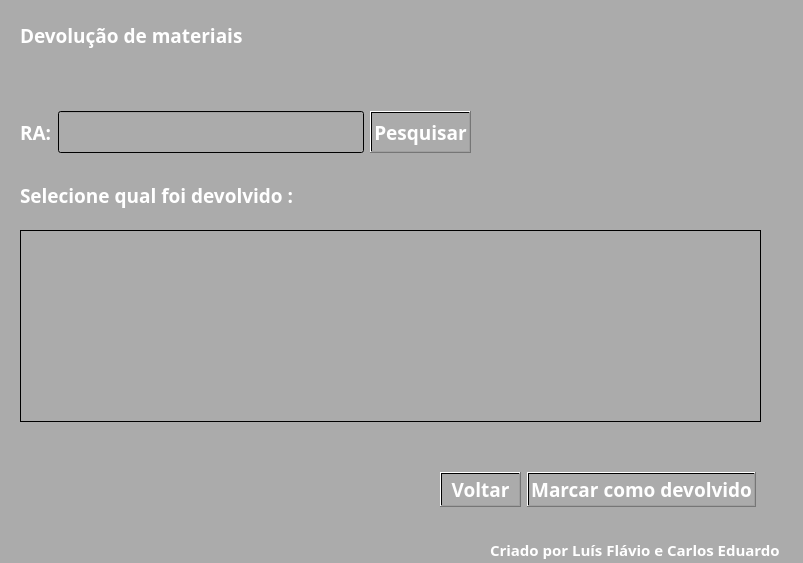
<?xml version="1.0" encoding="UTF-8"?>
<ui version="4.0">
 <class>devolucao</class>
 <widget class="QWidget" name="devolucao">
  <property name="geometry">
   <rect>
    <x>0</x>
    <y>0</y>
    <width>803</width>
    <height>563</height>
   </rect>
  </property>
  <property name="windowTitle">
   <string>Devolução</string>
  </property>
  <property name="windowIcon">
   <iconset>
    <normaloff>icone.ico</normaloff>icone.ico</iconset>
  </property>
  <property name="styleSheet">
   <string notr="true">background-color: qlineargradient(spread:pad, x1:0, y1:0, x2:1, y2:1, stop:1 rgba(171, 171, 171, 255));
color: qlineargradient(spread:pad, x1:0, y1:0, x2:1, y2:1, stop:0 rgba(255, 255, 255, 255));</string>
  </property>
  <widget class="QLabel" name="label">
   <property name="geometry">
    <rect>
     <x>20</x>
     <y>20</y>
     <width>501</width>
     <height>31</height>
    </rect>
   </property>
   <property name="font">
    <font>
     <family>Segoe Print</family>
     <pointsize>14</pointsize>
     <bold>true</bold>
    </font>
   </property>
   <property name="text">
    <string>Devolução de materiais</string>
   </property>
  </widget>
  <widget class="QWidget" name="horizontalLayoutWidget">
   <property name="geometry">
    <rect>
     <x>20</x>
     <y>110</y>
     <width>451</width>
     <height>44</height>
    </rect>
   </property>
   <layout class="QHBoxLayout" name="horizontalLayout">
    <item>
     <widget class="QLabel" name="label_2">
      <property name="font">
       <font>
        <family>Segoe Print</family>
        <pointsize>14</pointsize>
        <bold>true</bold>
       </font>
      </property>
      <property name="styleSheet">
       <string notr="true">color: qlineargradient(spread:pad, x1:0, y1:0, x2:1, y2:1, stop:0 rgba(255, 255, 255, 255));</string>
      </property>
      <property name="text">
       <string>RA:</string>
      </property>
     </widget>
    </item>
    <item>
     <widget class="QLineEdit" name="RA_dev">
      <property name="minimumSize">
       <size>
        <width>0</width>
        <height>42</height>
       </size>
      </property>
     </widget>
    </item>
    <item>
     <widget class="QPushButton" name="pesquisar">
      <property name="minimumSize">
       <size>
        <width>0</width>
        <height>42</height>
       </size>
      </property>
      <property name="font">
       <font>
        <family>Segoe Print</family>
        <pointsize>14</pointsize>
        <bold>true</bold>
       </font>
      </property>
      <property name="styleSheet">
       <string notr="true">color: qlineargradient(spread:pad, x1:0, y1:0, x2:1, y2:1, stop:0 rgba(255, 255, 255, 255));</string>
      </property>
      <property name="text">
       <string>Pesquisar</string>
      </property>
     </widget>
    </item>
   </layout>
  </widget>
  <widget class="QLabel" name="label_3">
   <property name="geometry">
    <rect>
     <x>20</x>
     <y>180</y>
     <width>451</width>
     <height>31</height>
    </rect>
   </property>
   <property name="font">
    <font>
     <family>Segoe Print</family>
     <pointsize>14</pointsize>
     <bold>true</bold>
    </font>
   </property>
   <property name="styleSheet">
    <string notr="true">color: qlineargradient(spread:pad, x1:0, y1:0, x2:1, y2:1, stop:0 rgba(255, 255, 255, 255));</string>
   </property>
   <property name="text">
    <string>Selecione qual foi devolvido :</string>
   </property>
  </widget>
  <widget class="QWidget" name="horizontalLayoutWidget_2">
   <property name="geometry">
    <rect>
     <x>440</x>
     <y>450</y>
     <width>316</width>
     <height>80</height>
    </rect>
   </property>
   <layout class="QHBoxLayout" name="horizontalLayout_2">
    <item>
     <widget class="QPushButton" name="voltar">
      <property name="font">
       <font>
        <family>Segoe Print</family>
        <pointsize>14</pointsize>
        <bold>true</bold>
       </font>
      </property>
      <property name="text">
       <string>Voltar</string>
      </property>
     </widget>
    </item>
    <item>
     <widget class="QPushButton" name="devolver">
      <property name="font">
       <font>
        <family>Segoe Print</family>
        <pointsize>14</pointsize>
        <bold>true</bold>
       </font>
      </property>
      <property name="text">
       <string>Marcar como devolvido</string>
      </property>
     </widget>
    </item>
   </layout>
  </widget>
  <widget class="QTableWidget" name="itens">
   <property name="geometry">
    <rect>
     <x>20</x>
     <y>230</y>
     <width>741</width>
     <height>192</height>
    </rect>
   </property>
  </widget>
  <widget class="QLabel" name="label_4">
   <property name="geometry">
    <rect>
     <x>490</x>
     <y>540</y>
     <width>311</width>
     <height>20</height>
    </rect>
   </property>
   <property name="font">
    <font>
     <family>Segoe Print</family>
     <pointsize>11</pointsize>
     <bold>true</bold>
    </font>
   </property>
   <property name="styleSheet">
    <string notr="true">color: qlineargradient(spread:pad, x1:0, y1:0, x2:1, y2:1, stop:0 rgba(255, 255, 255, 255));</string>
   </property>
   <property name="text">
    <string>Criado por Luís Flávio e Carlos Eduardo</string>
   </property>
  </widget>
  <widget class="QLabel" name="label_5">
   <property name="geometry">
    <rect>
     <x>650</x>
     <y>10</y>
     <width>141</width>
     <height>141</height>
    </rect>
   </property>
   <property name="text">
    <string/>
   </property>
   <property name="pixmap">
    <pixmap>unesp-logo-11.png</pixmap>
   </property>
   <property name="scaledContents">
    <bool>true</bool>
   </property>
  </widget>
 </widget>
 <resources/>
 <connections/>
</ui>
